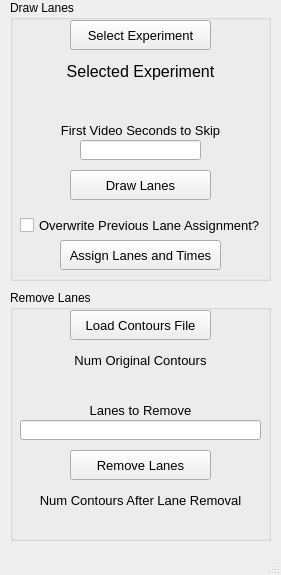
<?xml version="1.0" encoding="UTF-8"?>
<ui version="4.0">
 <class>MainWindow</class>
 <widget class="QMainWindow" name="MainWindow">
  <property name="geometry">
   <rect>
    <x>0</x>
    <y>0</y>
    <width>281</width>
    <height>575</height>
   </rect>
  </property>
  <property name="windowTitle">
   <string>MainWindow</string>
  </property>
  <widget class="QWidget" name="centralwidget">
   <widget class="QGroupBox" name="drawLanesGroupBox">
    <property name="geometry">
     <rect>
      <x>10</x>
      <y>0</y>
      <width>261</width>
      <height>281</height>
     </rect>
    </property>
    <property name="title">
     <string>Draw Lanes</string>
    </property>
    <widget class="QPushButton" name="drawLanesButton">
     <property name="geometry">
      <rect>
       <x>60</x>
       <y>170</y>
       <width>141</width>
       <height>30</height>
      </rect>
     </property>
     <property name="font">
      <font>
       <pointsize>10</pointsize>
      </font>
     </property>
     <property name="text">
      <string>Draw Lanes</string>
     </property>
    </widget>
    <widget class="QWidget" name="layoutWidget_3">
     <property name="geometry">
      <rect>
       <x>10</x>
       <y>60</y>
       <width>241</width>
       <height>50</height>
      </rect>
     </property>
     <layout class="QVBoxLayout" name="verticalLayout">
      <item>
       <widget class="QLabel" name="selectedExperimentStaticLabel">
        <property name="font">
         <font>
          <pointsize>12</pointsize>
         </font>
        </property>
        <property name="text">
         <string>Selected Experiment</string>
        </property>
        <property name="alignment">
         <set>Qt::AlignCenter</set>
        </property>
       </widget>
      </item>
      <item>
       <widget class="QLabel" name="selectedExperimentLabel">
        <property name="font">
         <font>
          <pointsize>10</pointsize>
         </font>
        </property>
        <property name="text">
         <string>&lt;ExperimentName&gt;</string>
        </property>
        <property name="alignment">
         <set>Qt::AlignCenter</set>
        </property>
       </widget>
      </item>
     </layout>
    </widget>
    <widget class="QPushButton" name="selectExperimentButton">
     <property name="geometry">
      <rect>
       <x>60</x>
       <y>20</y>
       <width>141</width>
       <height>30</height>
      </rect>
     </property>
     <property name="font">
      <font>
       <pointsize>10</pointsize>
      </font>
     </property>
     <property name="text">
      <string>Select Experiment</string>
     </property>
    </widget>
    <widget class="QPushButton" name="assignLanesButton">
     <property name="geometry">
      <rect>
       <x>50</x>
       <y>240</y>
       <width>161</width>
       <height>30</height>
      </rect>
     </property>
     <property name="font">
      <font>
       <pointsize>10</pointsize>
      </font>
     </property>
     <property name="text">
      <string>Assign Lanes and Times</string>
     </property>
    </widget>
    <widget class="QCheckBox" name="overwriteLanesCheckBox">
     <property name="geometry">
      <rect>
       <x>10</x>
       <y>210</y>
       <width>241</width>
       <height>30</height>
      </rect>
     </property>
     <property name="font">
      <font>
       <pointsize>10</pointsize>
      </font>
     </property>
     <property name="text">
      <string>Overwrite Previous Lane Assignment?</string>
     </property>
    </widget>
    <widget class="QLabel" name="firstVidSecToSkipLabel">
     <property name="geometry">
      <rect>
       <x>40</x>
       <y>120</y>
       <width>181</width>
       <height>20</height>
      </rect>
     </property>
     <property name="font">
      <font>
       <pointsize>10</pointsize>
      </font>
     </property>
     <property name="text">
      <string>First Video Seconds to Skip</string>
     </property>
     <property name="alignment">
      <set>Qt::AlignCenter</set>
     </property>
    </widget>
    <widget class="QLineEdit" name="firstVidSecToSkipLineEdit">
     <property name="geometry">
      <rect>
       <x>70</x>
       <y>140</y>
       <width>121</width>
       <height>20</height>
      </rect>
     </property>
     <property name="font">
      <font>
       <pointsize>10</pointsize>
      </font>
     </property>
     <property name="text">
      <string/>
     </property>
     <property name="alignment">
      <set>Qt::AlignCenter</set>
     </property>
     <property name="placeholderText">
      <string/>
     </property>
    </widget>
   </widget>
   <widget class="QGroupBox" name="removeLanesGroupBox">
    <property name="geometry">
     <rect>
      <x>10</x>
      <y>290</y>
      <width>261</width>
      <height>251</height>
     </rect>
    </property>
    <property name="title">
     <string>Remove Lanes</string>
    </property>
    <widget class="QLabel" name="numOriginalContoursValueLabel">
     <property name="geometry">
      <rect>
       <x>50</x>
       <y>80</y>
       <width>161</width>
       <height>20</height>
      </rect>
     </property>
     <property name="font">
      <font>
       <pointsize>10</pointsize>
      </font>
     </property>
     <property name="text">
      <string>&lt;NumOriginalContours&gt;</string>
     </property>
     <property name="alignment">
      <set>Qt::AlignCenter</set>
     </property>
    </widget>
    <widget class="QPushButton" name="removeLanesButton">
     <property name="geometry">
      <rect>
       <x>60</x>
       <y>160</y>
       <width>141</width>
       <height>30</height>
      </rect>
     </property>
     <property name="font">
      <font>
       <pointsize>10</pointsize>
      </font>
     </property>
     <property name="text">
      <string>Remove Lanes</string>
     </property>
    </widget>
    <widget class="QLabel" name="lanesToRemoveLabel">
     <property name="geometry">
      <rect>
       <x>70</x>
       <y>110</y>
       <width>121</width>
       <height>20</height>
      </rect>
     </property>
     <property name="font">
      <font>
       <pointsize>10</pointsize>
      </font>
     </property>
     <property name="text">
      <string>Lanes to Remove</string>
     </property>
     <property name="alignment">
      <set>Qt::AlignCenter</set>
     </property>
    </widget>
    <widget class="QLabel" name="numOriginalContoursTextLabel">
     <property name="geometry">
      <rect>
       <x>40</x>
       <y>60</y>
       <width>181</width>
       <height>20</height>
      </rect>
     </property>
     <property name="font">
      <font>
       <pointsize>10</pointsize>
      </font>
     </property>
     <property name="text">
      <string>Num Original Contours</string>
     </property>
     <property name="alignment">
      <set>Qt::AlignCenter</set>
     </property>
    </widget>
    <widget class="QLabel" name="numContoursAfterLaneRemoveTextLabel">
     <property name="geometry">
      <rect>
       <x>20</x>
       <y>200</y>
       <width>221</width>
       <height>20</height>
      </rect>
     </property>
     <property name="font">
      <font>
       <pointsize>10</pointsize>
      </font>
     </property>
     <property name="text">
      <string>Num Contours After Lane Removal</string>
     </property>
     <property name="alignment">
      <set>Qt::AlignCenter</set>
     </property>
    </widget>
    <widget class="QLabel" name="numContoursAfterLaneRemoveValueLabel">
     <property name="geometry">
      <rect>
       <x>30</x>
       <y>220</y>
       <width>201</width>
       <height>20</height>
      </rect>
     </property>
     <property name="font">
      <font>
       <pointsize>10</pointsize>
      </font>
     </property>
     <property name="text">
      <string>&lt;NumContoursAfterLaneRemove&gt;</string>
     </property>
     <property name="alignment">
      <set>Qt::AlignCenter</set>
     </property>
    </widget>
    <widget class="QLineEdit" name="lanesToRemoveLineEdit">
     <property name="geometry">
      <rect>
       <x>10</x>
       <y>130</y>
       <width>241</width>
       <height>20</height>
      </rect>
     </property>
     <property name="font">
      <font>
       <pointsize>10</pointsize>
      </font>
     </property>
     <property name="text">
      <string/>
     </property>
     <property name="alignment">
      <set>Qt::AlignLeading|Qt::AlignLeft|Qt::AlignVCenter</set>
     </property>
    </widget>
    <widget class="QPushButton" name="loadContoursFileButton">
     <property name="geometry">
      <rect>
       <x>60</x>
       <y>20</y>
       <width>141</width>
       <height>30</height>
      </rect>
     </property>
     <property name="font">
      <font>
       <pointsize>10</pointsize>
      </font>
     </property>
     <property name="text">
      <string>Load Contours File</string>
     </property>
    </widget>
   </widget>
  </widget>
  <widget class="QMenuBar" name="menubar">
   <property name="geometry">
    <rect>
     <x>0</x>
     <y>0</y>
     <width>281</width>
     <height>21</height>
    </rect>
   </property>
  </widget>
  <widget class="QStatusBar" name="statusbar"/>
 </widget>
 <resources/>
 <connections/>
</ui>
